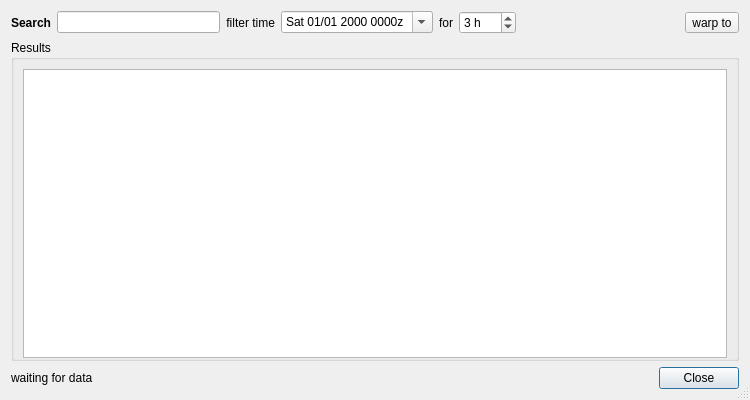
<?xml version="1.0" encoding="UTF-8"?>
<ui version="4.0">
 <class>BookedAtcDialog</class>
 <widget class="QDialog" name="BookedAtcDialog">
  <property name="geometry">
   <rect>
    <x>0</x>
    <y>0</y>
    <width>750</width>
    <height>400</height>
   </rect>
  </property>
  <property name="windowTitle">
   <string>Booked ATC</string>
  </property>
  <property name="windowIcon">
   <iconset resource="Resources.qrc">
    <normaloff>:/icons/qutescoop.png</normaloff>:/icons/qutescoop.png</iconset>
  </property>
  <property name="sizeGripEnabled">
   <bool>true</bool>
  </property>
  <layout class="QVBoxLayout" name="verticalLayout">
   <item>
    <layout class="QGridLayout" name="gridLayout">
     <item row="0" column="1">
      <widget class="QLineEdit" name="editFilter">
       <property name="toolTip">
        <string>Filter by login or name. Wildcards (*, ?) and those powerful &quot;regular expressions&quot;.</string>
       </property>
      </widget>
     </item>
     <item row="0" column="0">
      <widget class="QLabel" name="label">
       <property name="font">
        <font>
         <bold>true</bold>
        </font>
       </property>
       <property name="text">
        <string>Search</string>
       </property>
       <property name="buddy">
        <cstring>editFilter</cstring>
       </property>
      </widget>
     </item>
     <item row="0" column="3">
      <widget class="QLabel" name="label_2">
       <property name="text">
        <string>filter time</string>
       </property>
       <property name="alignment">
        <set>Qt::AlignRight|Qt::AlignTrailing|Qt::AlignVCenter</set>
       </property>
      </widget>
     </item>
     <item row="0" column="5">
      <widget class="QLabel" name="label_3">
       <property name="text">
        <string>for</string>
       </property>
       <property name="buddy">
        <cstring>spinHours</cstring>
       </property>
      </widget>
     </item>
     <item row="0" column="6">
      <widget class="QSpinBox" name="spinHours">
       <property name="toolTip">
        <string>Extend the filter by &lt;this value&gt;.</string>
       </property>
       <property name="specialValueText">
        <string>ever</string>
       </property>
       <property name="accelerated">
        <bool>true</bool>
       </property>
       <property name="suffix">
        <string> h</string>
       </property>
       <property name="maximum">
        <number>120</number>
       </property>
       <property name="value">
        <number>3</number>
       </property>
      </widget>
     </item>
     <item row="0" column="7">
      <spacer name="horizontalSpacer_2">
       <property name="orientation">
        <enum>Qt::Horizontal</enum>
       </property>
       <property name="sizeHint" stdset="0">
        <size>
         <width>40</width>
         <height>20</height>
        </size>
       </property>
      </spacer>
     </item>
     <item row="0" column="8">
      <widget class="QToolButton" name="tbPredict">
       <property name="toolTip">
        <string>Use this filter time as a starting point for Time Warp. Time Warp shows all bookings on the mapglobe.</string>
       </property>
       <property name="text">
        <string>warp to</string>
       </property>
       <property name="icon">
        <iconset resource="Resources.qrc">
         <normaloff>:/icons/images/timewarp16.png</normaloff>:/icons/images/timewarp16.png</iconset>
       </property>
       <property name="toolButtonStyle">
        <enum>Qt::ToolButtonTextBesideIcon</enum>
       </property>
      </widget>
     </item>
     <item row="0" column="4">
      <widget class="QDateTimeEdit" name="dateTimeFilter">
       <property name="styleSheet">
        <string notr="true">* {
  padding-right: 5px;
}</string>
       </property>
       <property name="wrapping">
        <bool>true</bool>
       </property>
       <property name="displayFormat">
        <string>ddd MM/dd yyyy HHmm'z'</string>
       </property>
       <property name="calendarPopup">
        <bool>true</bool>
       </property>
       <property name="timeSpec">
        <enum>Qt::UTC</enum>
       </property>
      </widget>
     </item>
    </layout>
   </item>
   <item>
    <widget class="QGroupBox" name="boxResults">
     <property name="title">
      <string>Results</string>
     </property>
     <layout class="QVBoxLayout" name="verticalLayout_2">
      <property name="bottomMargin">
       <number>0</number>
      </property>
      <item>
       <widget class="QTreeView" name="treeBookedAtc">
        <property name="rootIsDecorated">
         <bool>false</bool>
        </property>
        <property name="uniformRowHeights">
         <bool>true</bool>
        </property>
        <property name="itemsExpandable">
         <bool>false</bool>
        </property>
        <property name="sortingEnabled">
         <bool>true</bool>
        </property>
       </widget>
      </item>
     </layout>
    </widget>
   </item>
   <item>
    <layout class="QHBoxLayout" name="horizontalLayout">
     <item>
      <widget class="QLabel" name="lblStatusInfo">
       <property name="text">
        <string>waiting for data</string>
       </property>
      </widget>
     </item>
     <item>
      <spacer name="horizontalSpacer_3">
       <property name="orientation">
        <enum>Qt::Horizontal</enum>
       </property>
       <property name="sizeHint" stdset="0">
        <size>
         <width>40</width>
         <height>20</height>
        </size>
       </property>
      </spacer>
     </item>
     <item>
      <widget class="QDialogButtonBox" name="buttonBox">
       <property name="standardButtons">
        <set>QDialogButtonBox::Close</set>
       </property>
      </widget>
     </item>
    </layout>
   </item>
  </layout>
 </widget>
 <resources>
  <include location="Resources.qrc"/>
 </resources>
 <connections>
  <connection>
   <sender>buttonBox</sender>
   <signal>clicked(QAbstractButton*)</signal>
   <receiver>BookedAtcDialog</receiver>
   <slot>close()</slot>
   <hints>
    <hint type="sourcelabel">
     <x>557</x>
     <y>439</y>
    </hint>
    <hint type="destinationlabel">
     <x>602</x>
     <y>392</y>
    </hint>
   </hints>
  </connection>
 </connections>
</ui>
